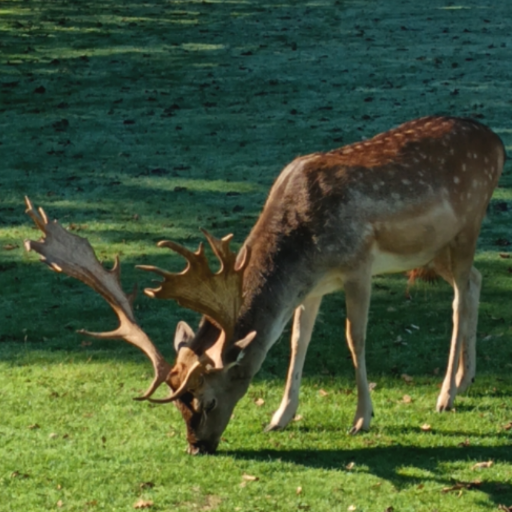
#> input picture codes/lab3/deer.512.512.png, 512 x 512 px
$ python 3.7.hsv_rgb_np.py deer.512.512.png
#> lines starting #> are read from the running program, lines starting #| are printed output that depends on the picture; after the words box and inside, x2 and y2 are one past the last pixel; in counts of white or black regions, pixels touching at a corner belong together
import numpy as np
import cv2
import time
import sys

def hsv_to_rgb_numpy(hsv):

    # Normalize values
    h = hsv[:,:,0].astype(np.float32) * 360.0 / 255.0
    s = hsv[:,:,1].astype(np.float32) / 255.0
    v = hsv[:,:,2].astype(np.float32) / 255.0
    c = v * s
    x = c * (1 - np.abs((h / 60.0) % 2 - 1))
    m = v - c
    r = np.zeros_like(h)
    g = np.zeros_like(h)
    b = np.zeros_like(h)
    cond0 = (h >= 0) & (h < 60)
    cond1 = (h >= 60) & (h < 120)
    cond2 = (h >= 120) & (h < 180)
    cond3 = (h >= 180) & (h < 240)
    cond4 = (h >= 240) & (h < 300)
    cond5 = (h >= 300) & (h < 360)
    r[cond0], g[cond0], b[cond0] = c[cond0], x[cond0], 0
    r[cond1], g[cond1], b[cond1] = x[cond1], c[cond1], 0
    r[cond2], g[cond2], b[cond2] = 0, c[cond2], x[cond2]
    r[cond3], g[cond3], b[cond3] = 0, x[cond3], c[cond3]
    r[cond4], g[cond4], b[cond4] = x[cond4], 0, c[cond4]
    r[cond5], g[cond5], b[cond5] = c[cond5], 0, x[cond5]
    r = (r + m)
    g = (g + m)
    b = (b + m)
    rgb = np.stack((b,g,r),axis=2)
    rgb = (rgb * 255).astype(np.uint8)
    return rgb

def main():

    if len(sys.argv) != 2:
        print("Usage: python hsv_to_rgb_numpy.py hsv_image.png")
        return
    img = cv2.imread(sys.argv[1])
#> img is the input picture: shape (512, 512, 3); mean B, G, R 55, 86.3, 66.4
    if img is None:
        print("Error loading image")
        return
    height, width, _ = img.shape
#> height = 512; width = 512
    pixels = height * width
#> pixels = 262144
    print("Image size:", width, "x", height)
#| Image size: 512 x 512
    # Warm-up
    _ = hsv_to_rgb_numpy(img)
#> in hsv_to_rgb_numpy, `s = hsv[:,:,1].astype(np.float32) / 255.0`:
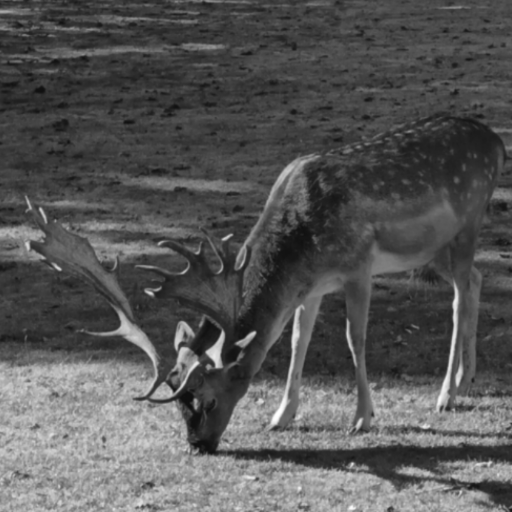
#> s: shape (512, 512) float32; min 0.0549, max 1, mean 0.338
#> in hsv_to_rgb_numpy, `cond0 = (h >= 0) & (h < 60)`:
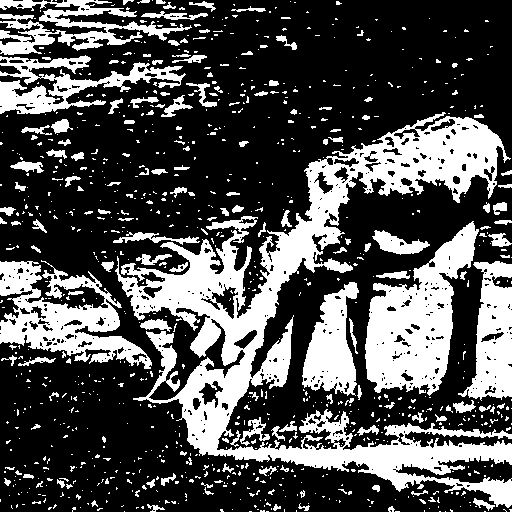
#> cond0: shape (512, 512) bool; 31.6% white; 939 white regions (784 under 20 px), largest, box (x1, y1, x2, y2) and area: (115, 112, 512, 508) 36566, (365, 221, 479, 396) 9715, (0, 260, 152, 369) 7144
#> in hsv_to_rgb_numpy, `cond1 = (h >= 60) & (h < 120)`:
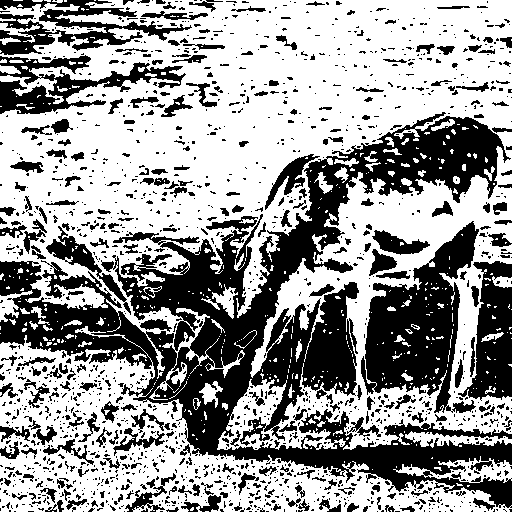
#> cond1: shape (512, 512) bool; 60.2% white; 1650 black regions (1374 under 20 px), largest, box (x1, y1, x2, y2) and area: (0, 112, 512, 508) 54371, (361, 221, 479, 413) 10883, (458, 261, 512, 401) 4283
#> in hsv_to_rgb_numpy, `cond2 = (h >= 120) & (h < 180)`: cond2: shape (512, 512) bool; 7% white; 926 white regions (752 under 20 px), largest, box (x1, y1, x2, y2) and area: (46, 226, 131, 315) 1244, (277, 298, 321, 425) 969, (265, 154, 320, 210) 554
#> in hsv_to_rgb_numpy, `cond3 = (h >= 180) & (h < 240)`: cond3: shape (512, 512) bool; 0.88% white; 88 white regions (67 under 20 px), largest, box (x1, y1, x2, y2) and area: (116, 316, 157, 395) 449, (282, 305, 304, 410) 278, (271, 160, 306, 195) 221
#> in hsv_to_rgb_numpy, `cond4 = (h >= 240) & (h < 300)`: cond4: shape (512, 512) bool; 0.24% white; 23 white regions (17 under 20 px), largest, box (x1, y1, x2, y2) and area: (437, 327, 456, 406) 212, (272, 395, 287, 424) 98, (211, 349, 219, 367) 81, (454, 290, 458, 323) 72, (293, 323, 299, 348) 63, (176, 335, 180, 348) 31
#> in hsv_to_rgb_numpy, `cond5 = (h >= 300) & (h < 360)`: cond5: shape (512, 512) bool; 0.02% white; 2 white regions (1 under 20 px), largest, box (x1, y1, x2, y2) and area: (274, 406, 283, 421) 48
#> in hsv_to_rgb_numpy, `r[cond0], g[cond0], b[cond0] = c[cond0], x[cond0], 0`: b: shape (512, 512) float32; every value is 0
#> in hsv_to_rgb_numpy, `r[cond2], g[cond2], b[cond2] = 0, c[cond2], x[cond2]`: g: shape (512, 512) float32; min 0, max 0.681, mean 0.108
#> in hsv_to_rgb_numpy, `r[cond2], g[cond2], b[cond2] = 0, c[cond2], x[cond2]`: b: shape (512, 512) float32; min 0, max 0.655, mean 0.00631
#> in hsv_to_rgb_numpy, `r[cond3], g[cond3], b[cond3] = 0, x[cond3], c[cond3]`:
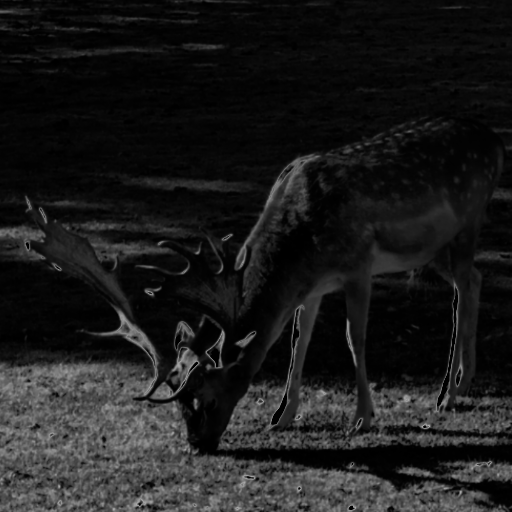
#> g: shape (512, 512) float32; min 0, max 0.681, mean 0.11
#> in hsv_to_rgb_numpy, `r[cond3], g[cond3], b[cond3] = 0, x[cond3], c[cond3]`: b: shape (512, 512) float32; min 0, max 0.9, mean 0.0118
#> in hsv_to_rgb_numpy, `r[cond4], g[cond4], b[cond4] = x[cond4], 0, c[cond4]`:
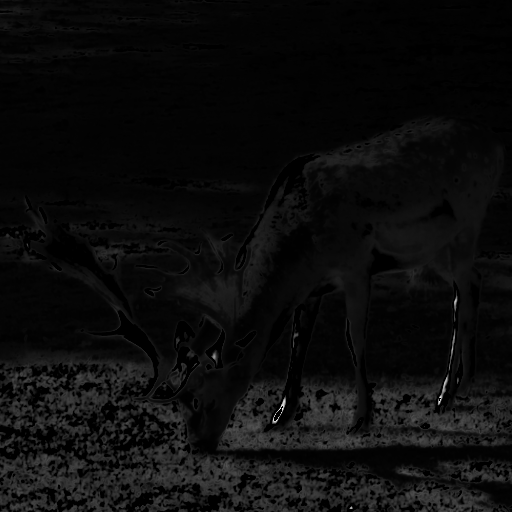
#> r: shape (512, 512) float32; min 0, max 0.946, mean 0.0488
#> in hsv_to_rgb_numpy, `r[cond4], g[cond4], b[cond4] = x[cond4], 0, c[cond4]`:
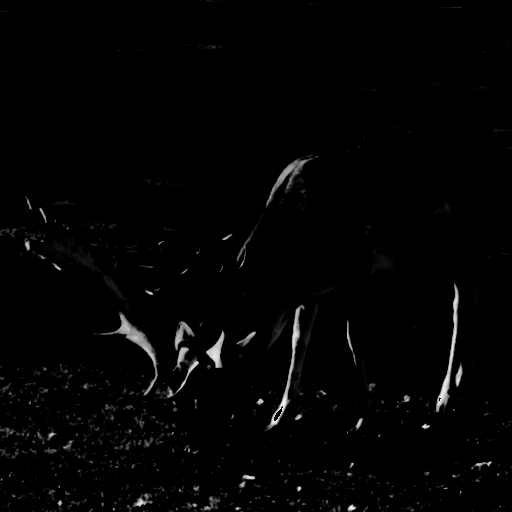
#> b: shape (512, 512) float32; min 0, max 0.969, mean 0.0138
#> in hsv_to_rgb_numpy, `r[cond5], g[cond5], b[cond5] = c[cond5], 0, x[cond5]`: r: shape (512, 512) float32; 0.02% of pixels changed, all inside (x1, y1, x2, y2) = (274, 398, 441, 421)
#> in hsv_to_rgb_numpy, `rgb = np.stack((b,g,r),axis=2)`:
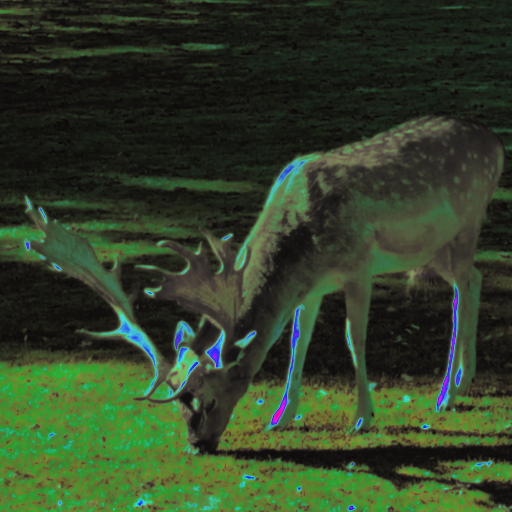
#> rgb: shape (512, 512, 3) float32; mean of channels 0, 1, 2 0.156, 0.253, 0.191; drawn as B, G, R
    t0 = time.time()
    rgb = hsv_to_rgb_numpy(img)
    t1 = time.time()
    exec_time = t1 - t0
    print("Execution time:", exec_time, "seconds")
    cv2.imwrite("output_rgb.png", rgb)
    # -------------------------------
    # Performance estimation
    # -------------------------------
    flops_per_pixel = 35
    total_flops = pixels * flops_per_pixel
#> total_flops = 9175040
    gflops = total_flops / exec_time / 1e9
#> gflops = 0.251
    print("Estimated FLOPs       :", "{:.3e}".format(total_flops))
#| Estimated FLOPs       : 9.175e+06
    print("Estimated Performance :", "{:.3f}".format(gflops), "GFLOPS")
#| Estimated Performance : 0.251 GFLOPS
    # -------------------------------
    # Memory bandwidth estimation
    # -------------------------------
    bytes_read = pixels * 3
#> bytes_read = 786432
    bytes_write = pixels * 3
#> bytes_write = 786432
    total_bytes = bytes_read + bytes_write
#> total_bytes = 1572864
    bandwidth = total_bytes / exec_time / 1e9
#> bandwidth = 0.0431
    print("Estimated Memory Bandwidth:", "{:.3f}".format(bandwidth), "GB/s")
#| Estimated Memory Bandwidth: 0.043 GB/s

if __name__ == "__main__":
    main()
